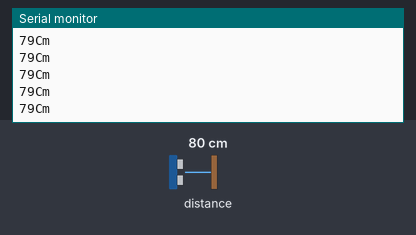
Bench run of a sketch on a simulated ESP8266 (NodeMCU). On the bench: the last lines printed to the serial monitor. Wiring (inferred from the names in the program): ultrasonic range finder: trigger GPIO 2; echo GPIO 0. The test bench sets the inputs (shaded band); at power-on: distance to the obstacle 80 cm. The echo pulse lasts 58.3 µs per cm; WiFi joins after 1.5 s; servers stay silent unless stated.

Above: at 3.0 s.
3.1 s: distance to the obstacle set to 2 cm
At 3.18 s:
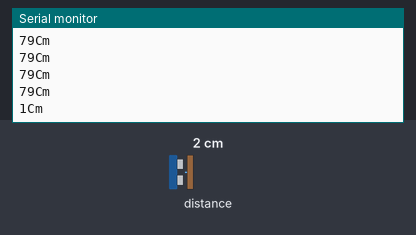
4.6 s: distance to the obstacle set to 4 cm
At 4.6 s:
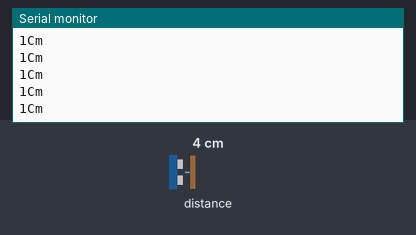
Timing chart, 0 to 7.6 s (numbered marks = the images above; inputs shaded):
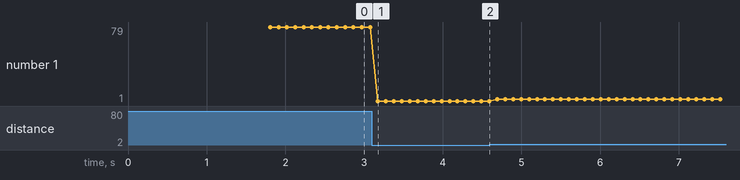

The sketch:

Waste_Monitoring_and_Management_System.ino
```cpp
#define BLYNK_PRINT Serial


#include <ESP8266WiFi.h>
#include <BlynkSimpleEsp8266.h>
#define TRIGGERPIN 2
#define ECHOPIN    0
// You should get Auth Token in the Blynk App.
char auth[] = "x-HTyi9DznUXHxGjpoSDzHLXMkwye7sO";

// Your WiFi credentials.
// Set password to "" for open networks.
char ssid[] = "POCO PHONE";
char pass[] = "gvdks296";

WidgetLCD lcd(V1);


void setup()
{
  // Debug console
  Serial.begin(9600);
  pinMode(TRIGGERPIN, OUTPUT);
  pinMode(ECHOPIN, INPUT);
  Blynk.begin(auth, ssid, pass);

}

void loop()
{
  int minimum=8;
  Blynk.run();
  lcd.clear();
  lcd.print(0, 0, "Area left");
  long duration, distance;
  digitalWrite(TRIGGERPIN, LOW);
  delayMicroseconds(3);

  digitalWrite(TRIGGERPIN, HIGH);
  delayMicroseconds(12);

  digitalWrite(TRIGGERPIN, LOW);
  duration = pulseIn(ECHOPIN, HIGH);
  distance = duration*0.034 / 2;
  Serial.print(distance);
  Serial.println("Cm");
  lcd.print(7, 1, distance);
  if(distance <=minimum )
  {
    Blynk.notify("Garbage is 80% full");
  }
  delay(100);


}
```

Measured:
- after the input at 3.1 s, the serial monitor: prints a new line after 0.08 s (image 1)
- plotted number 1: 79 → 1 after the input at 3.1 s, 1 → 3 after the input at 4.6 s
